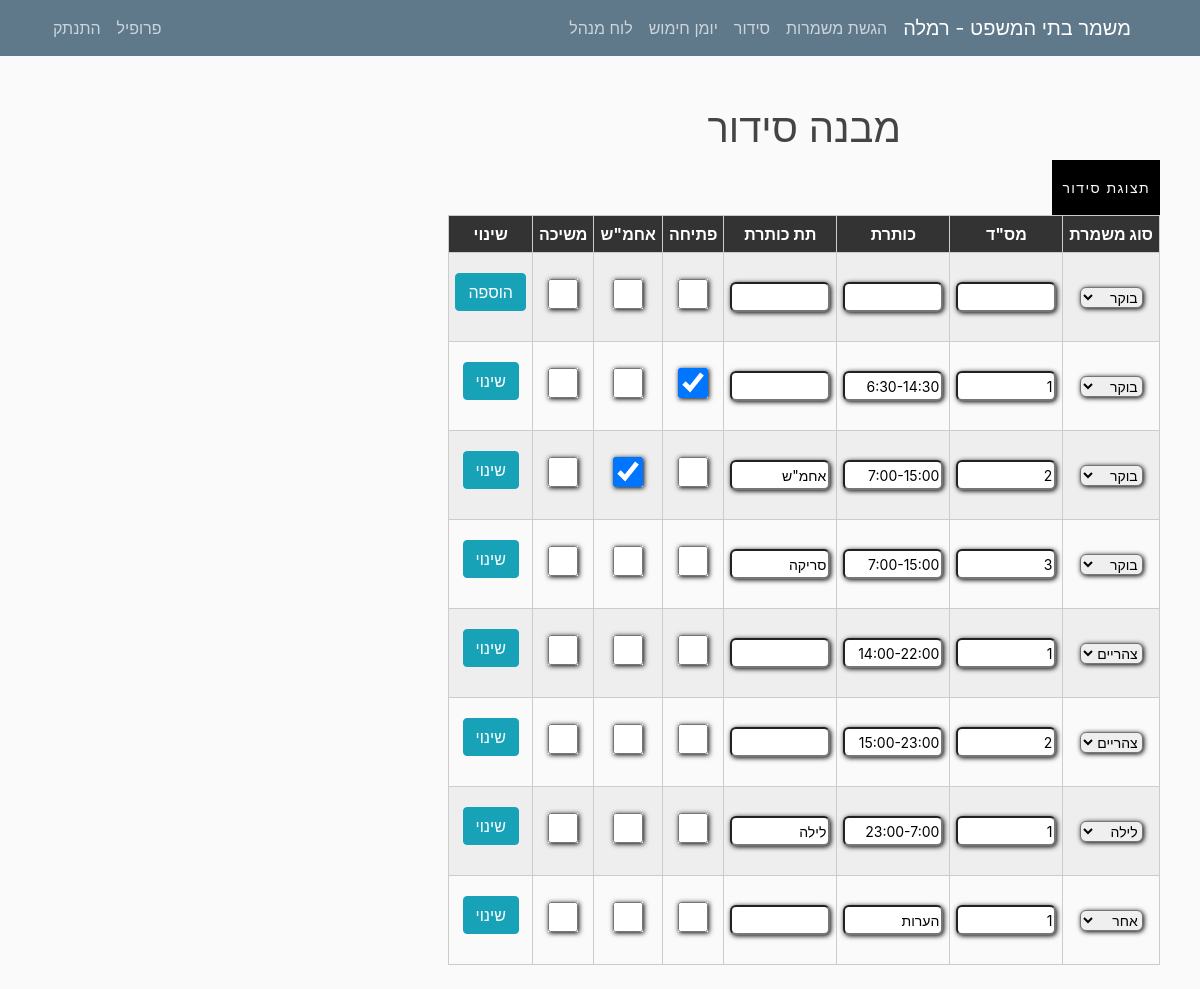
/organization/design/ (signed in), run on the app's committed database.
### mishmar/models.py (models this page shows, shortened)
class Settings(models.Model):
    submitting = models.BooleanField(default=True, verbose_name="ניתן להגיש/לשנות הגשות")
    pin_code = models.IntegerField(default=1234, verbose_name="קוד זיהוי")
    officer = models.CharField(max_length=20, verbose_name="קצין מתקן")
    city = models.CharField(max_length=100, verbose_name="עיר")
    max_seq0 = models.IntegerField(default=2, verbose_name="מספר רצפים מקסימלי לילה לצהריים")
    max_seq1 = models.IntegerField(default=2, verbose_name="מספר רצפים מקסימלי צהריים לבוקר")
    version = models.CharField(max_length=10, default="1.0", verbose_name="גרסה")
    friday_morning = models.BooleanField(default=False, verbose_name="שישי בוקר נחשב במינימום הגשות?", blank=True)
    friday_noon = models.BooleanField(default=False, verbose_name="שישי בצהריים נחשב במינימום הגשות?", blank=True)
    num_mags = models.PositiveIntegerField(default=3, verbose_name="מספר מחסניות")
    hand_cuffs = models.PositiveIntegerField(default=8, verbose_name="מספר אזיקים")
    num_mag_cases = models.PositiveIntegerField(default=8, verbose_name="מספר פונדות")
    num_gun_cases = models.PositiveIntegerField(default=8, verbose_name="מספר נרתיקים")

class OrganizationShift(models.Model):
    title = models.CharField(max_length=200, verbose_name="משמרת")
    index = models.IntegerField(default=1, verbose_name="מספר משמרת")
    shift_num = models.IntegerField(default=1, verbose_name="סוג משמרת")
    sub_title = models.CharField(max_length=200, verbose_name="כותרת משמרת", blank=True, null=True)
    opening = models.BooleanField(default=False, verbose_name="פתיחה", blank=True)
    manager = models.BooleanField(default=False, verbose_name="אחמש", blank=True)
    pull = models.BooleanField(default=False, verbose_name="משיכה", blank=True)

### users/models.py (models this page shows, shortened)
class UserSettings(models.Model):
    user = models.OneToOneField(User, on_delete=models.CASCADE)
    nickname = models.CharField(default="אין", max_length=20, verbose_name="כינוי")
    night = models.IntegerField(default=0, verbose_name="לילה")
    sat_night = models.IntegerField(default=0, verbose_name="שישי לילה/מוצ\"ש")
    fri_noon = models.IntegerField(default=0, verbose_name="שישי צהריים")
    sat_morning = models.IntegerField(default=0, verbose_name="שבת בוקר/צהריים")
    image = models.ImageField(default="default.jpg", upload_to="profile_pics")
    sat = models.BooleanField(default=False, verbose_name="עושה רק מוצ\"ש")
    language = models.CharField(default="hebrew", max_length=30, verbose_name="שפה")
    class Meta:
        verbose_name = "הגדרות משתמש"
        verbose_name_plural = "הגדרות משתמשים"

### mishmar/views.py (the view, shortened to what this page needs)
# urls.py: path('organization/design/', organization_shift_view, name="organization-design"),
@staff_member_required
def organization_shift_view(request):
    context = {}
    days = []
    for x in range(7):
        days.append(datetime.date.today() + datetime.timedelta(days=x))
    shifts = OrganizationShift.objects.all().order_by('shift_num', 'index')
    context = {
        "shifts": shifts,
        "days": days,
    }
    return render(request, 'mishmar/organization_shift.html', context)

### mishmar/views.py (called while the page is built)
@register.filter
def get_city(string):
    settings = Settings.objects.all().first()
    return settings.city

@register.filter
def getmonth(month):
    letter = month.lower()[0]
    if (letter >= 'a' and letter <= 'z'):
        return month
    else:
        months_he = ["ינו", "פבר", "מרץ", "אפר", "מאי", "יונ", "יול", "אוג", "ספט", "אוק", "נוב", "דצמ"]
        months = ["jan", "feb", "mar", "apr", "may", "jun", "jul", "aug", "sep", "oct", "nov", "dec"]
        return months[months_he.index(month)]

@register.filter
def getday(string):
    letter = datetime.datetime.now().strftime("%b").lower()[0]
    if (letter >= 'a' and letter <= 'z'):
        return datetime.datetime.now()
    return datetime.datetime.now()

@register.filter(name="translate_text")
def translate_text(text, user, from_language="hebrew"):
    if user.is_authenticated:
        user_settings = USettings.objects.all().filter(user=user).first()
        if from_language != user_settings.language:
            langs_dict = GoogleTranslator.get_supported_languages(as_dict=True)
            translator = GoogleTranslator(source='auto', target=langs_dict[user_settings.language])
            return translator.translate(text).capitalize()
    return text

@register.filter
def get_base_string(user, num):
    return translate_text(base_strings[int(num)], user, "hebrew")

### mishmar/templates/mishmar/organization_shift.html (shortened to what this page needs)
{% extends "mishmar/base.html" %}
{% block content %}
<ul style="padding-left: 100px; padding-right: 10px">
        <h1>מבנה סידור</h1>
        <div class="row" style="margin-right: 0px;">
            <div>
        <form method="POST">
        <button class="but effect01" type="submit" name="view_org"><span>תצוגת סידור</span></button>
    </form>
</div>
</div>
        <table class="responsive-table-input-matrix" style="align-items: center">
            <thead>
            <tr>
                <th>סוג משמרת</th>
                <th>מס"ד</th>
                <th>כותרת</th>
                <th>תת כותרת</th>
                <th>פתיחה</th>
                <th>אחמ"ש</th>
                <th>משיכה</th>
                <th>שינוי</th>
            </tr>
            </thead>
            <tbody>
                <form method="POST">
                <tr style="align-content: end">
                    <td><select name="shift_num" id="shift_num">
                        <option value="1">בוקר</option>
                    </select></td>
                    <td><input type="number" name="index_num" id="index_num" min="1" required style="width:100px;"></td>
                    <td><input type="text" name="title" id="title" required style="width:100px;"></td>
                    <td><input type="text" name="sub_title" id="sub_title" style="width:100px;"></td>
                    <td><input type="checkbox" name="opening" id="opening" ></td>
                    <td><input type="checkbox" name="manager" id="manager" ></td>
                    <td><input type="checkbox" name="pull" id="pull" ></td>
                    <td style="padding-top:20px;"><button class="btn btn-info mb-4" type="submit" name="add" id="add">הוספה</button></td>
                </tr>
                </form>
                <form method="POST">
                {% for shift in shifts %}
            <tr style="align-content: end">
                <td><select name="shift_num{{shift.id}}" id="shift_num{{shift.id}}">
                    <option value="1" {% if shift.shift_num == 1 %} selected {% endif %}>בוקר</option>
                    <option value="2" {% if shift.shift_num == 2 %} selected {% endif %}>צהריים</option>
                    <option value="3" {% if shift.shift_num == 3 %} selected {% endif %}>לילה</option>
                    <option value="4" {% if shift.shift_num == 4 %} selected {% endif %}>אחר</option>
                </select></td>
                <td><input type="number" name="index_num{{shift.id}}" id="index_num{{shift.id}}" min="1" required style="width:100px;" value="{{ shift.index }}"></td>
                <td><input type="text" name="title{{shift.id}}" id="title{{shift.id}}" required style="width:100px;" value="{{ shift.title }}"></td>
                <td><input type="text" name="sub_title{{shift.id}}" id="sub_title{{shift.id}}" style="width:100px;" {% if shift.sub_title != None %} value="{{ shift.sub_title }}" {% endif %}></td>
                <td><input type="checkbox" name="opening{{shift.id}}" id="opening{{shift.id}}" {% if shift.opening %} checked {% endif %}></td>
                <td><input type="checkbox" name="manager{{shift.id}}" id="manager{{shift.id}}" {% if shift.manager %} checked {% endif %}></td>
                <td><input type="checkbox" name="pull{{shift.id}}" id="pull{{shift.id}}" {% if shift.pull %} checked {% endif %}></td>
                <td style="padding-top:20px;"><button class="btn btn-info mb-4" type="submit" value="{{shift.id}}" name="change" id="change">שינוי</button></td>
            </tr>
            {% endfor %}
        </form>
            </tbody>
        </table>
{% endblock content %}

### mishmar/templates/mishmar/base.html (shortened to what this page needs)
{% load static %}
<!DOCTYPE html>
<html dir = rtl>
<head>
    <link rel="stylesheet" href="https://maxcdn.bootstrapcdn.com/bootstrap/4.0.0/css/bootstrap.min.css">
    <link rel="stylesheet" type="text/css" href="{% static 'mishmar/main.css' %}">
    <link rel="stylesheet" type="text/css" href="{% static 'mishmar/matrix.css' %}">
    <link rel="stylesheet" type="text/css" href="{% static 'mishmar/neon.css' %}">
</head>
<body>
    <header class="site-header">
      <nav class="navbar navbar-expand-md navbar-dark bg-steel fixed-top">
        <div class="container">
          <a class="navbar-brand mr-4" href="{% url 'Home' %}">משמר בתי המשפט - {{ ""|get_city }}</a>
          <div class="collapse navbar-collapse" id="navbarToggle">
            <div class="navbar-nav ">
              {% if user.is_authenticated %}
              {% if user.username != 'metagber' %}
              <a style="margin-right: 0.5em" class="nav-item nav-link" href="{% url 'Serve' %}">{{ user|get_base_string:"1" }}</a>
                <a  class="nav-item nav-link" href="{% url 'Organization' %}">{{ user|get_base_string:"2" }}</a>
                {% endif %}
                <a  class="nav-item nav-link" href="{% url 'armingday' year='today'|getday|date:'Y' month='today'|getday|date:'b'|getmonth day='today'|getday|date:'d' %}">יומן חימוש</a>
                {% endif %}
                {% if request.user.is_staff %}
                    <a  class="nav-item nav-link" href="{% url 'staff-panel' %}">לוח מנהל</a>
                {% endif %}
            </div>
            <div class="navbar-nav mr-auto">
                {% if user.is_authenticated %}
                {% if user.username != 'metagber' %}
                    <a class="nav-item nav-link" href="{% url 'profile' %}">{{ user|get_base_string:"6" }}</a>
                    {% endif %}
                    <a class="nav-item nav-link" href="{% url 'logout' %}">{{ user|get_base_string:"7" }}</a>
                 {% else %}
                    <a class="nav-item nav-link" href="{% url 'login' %}">{{ user|get_base_string:"8" }}</a>
                    <a class="nav-item nav-link" href="{% url 'register' %}">{{ user|get_base_string:"9" }}</a>
                {% endif %}
            </div>
          </div>
        </div>
      </nav>
    </header>
    <main role="main" class="container">
      <div class="row" dir="rtl">
        <div>
          {% block content %}{% endblock %}
        </div>
      </div>
    </main>
</body>
</html>

### mishmar/static/mishmar/main.css (style rules this page uses)
body { background: #fafafa; color: #333333; margin-top: 5rem; padding: 1.5em; direction: rtl; text-align: right; }
h1, h2, h3, h4, h5, h6 { color: #444444; direction: rtl; text-align: center; }
ul { direction: rtl; margin: 0; text-align: right; }
.bg-steel { background-color: #5f788a; }
.site-header .navbar-nav .nav-link { color: #cbd5db; }
input[type=text] { width: 170px; height: 30px; overflow: hidden; font-size: 14px; border-radius: 6px; box-shadow: 1px 1px 5px black; border: 1; }
input[type=number] { width: 170px; height: 30px; overflow: hidden; font-size: 14px; border-radius: 6px; box-shadow: 1px 1px 5px black; border: 1; }
input[type=checkbox] { width: 30px; height: 30px; overflow: hidden; font-size: 14px; border-radius: 6px; box-shadow: 1px 1px 5px black; border: 1; }
select { overflow: hidden; font-size: 14px; border-radius: 6px; box-shadow: 1px 1px 5px black; border: 1; }

### mishmar/static/mishmar/matrix.css (style rules this page uses)
table { width: 100%; border-collapse: collapse; }
tr:nth-of-type(odd) { background: #eee; }
th { background: #333; color: white; font-weight: bold; }
td, th { padding: 6px; border: 1px solid #ccc; text-align: center; white-space: pre-line; }

### mishmar/static/mishmar/neon.css (style rules this page uses)
.but { letter-spacing: 0.1em; cursor: pointer; font-size: 14px; font-weight: 400; line-height: 45px; max-width: 160px; position: relative; text-decoration: none; text-transform: uppercase; width: 100%; }
.effect01 { color: #fafafa; border: 4px solid #000; box-shadow:0px 0px 0px 1px #000 inset; background-color: #000; overflow: hidden; position: relative; transition: all 0.3s ease-in-out; }
.effect01 span { transition: all 0.2s ease-out; z-index: 2; }
.effect01:after { background: #fafafa; border: 0px solid #000; content: ""; height: 155px; left: -75px; opacity: .8; position: absolute; top: -50px; -webkit-transform: rotate(35deg); transform: rotate(35deg); width: 50px; transition: all 1s cubic-bezier(0.075, 0.82, 0.165, 1); z-index: 1; }

### data on the page
Settings: city "רמלה"
OrganizationShift: shift_num+id "בוקר", id "1", title "6:30-14:30", opening "☑"
OrganizationShift: shift_num+id "בוקר", index "2", title "7:00-15:00", sub_title "אחמ\"ש", manager "☑"
OrganizationShift: shift_num+id "בוקר", index "3", title "7:00-15:00", sub_title "סריקה"
OrganizationShift: shift_num+id "צהריים", index "1", title "14:00-22:00"
OrganizationShift: shift_num+id "צהריים", index "2", title "15:00-23:00"
OrganizationShift: shift_num+id "לילה", index "1", title "23:00-7:00", sub_title "לילה"
OrganizationShift: shift_num+id "אחר", index "1", title "הערות"

### other printed values
{{ user|get_base_string:"1" }} "הגשת משמרות"
{{ user|get_base_string:"2" }} "סידור"
{{ user|get_base_string:"6" }} "פרופיל"
{{ user|get_base_string:"7" }} "התנתק"
